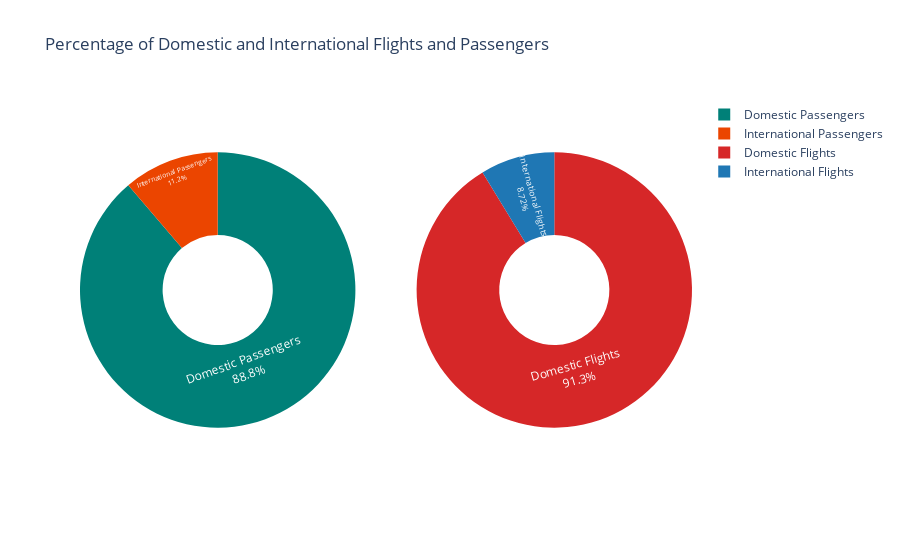

The notebook cell this image was saved under:
### Code cell
labels_p, labels_f = ['Domestic Passengers', 'International Passengers'], ['Domestic Flights', 'International Flights']
colors_p, colors_f = ['rgb(0, 128, 120)', 'rgb(235, 69, 0)'], ['rgb(214, 39, 40)', 'rgb(31, 119, 180)']

dom_pass = (busy_airports['Domestic Passengers'] + busy_airports['Domestic Passengers']).sum()

intl_pass = (busy_airports['International Passengers'] + busy_airports['International Passengers']).sum()

dom_flight = (busy_airports['Domestic Flights'] + busy_airports['Domestic Flights']).sum()

intl_flight = (busy_airports['International Flights'] + busy_airports['International Flights']).sum()

size_p, size_f = [dom_pass, intl_pass], [dom_flight, intl_flight]


fig = make_subplots(rows=1, cols=2, specs=[[{'type': 'domain'}, {'type': 'domain'}]])

# Add traces for the donut charts
fig.add_trace(go.Pie(labels=labels_p, values=size_p, name=""),
              1, 1)

fig.add_trace(go.Pie(labels=labels_f, values=size_f, name=""),
              1, 2)

# Update traces and layout
fig.update_traces(hole=0.4, hoverinfo="label+percent+name", marker=dict(colors=colors_p), col=1)
fig.update_traces(hole=0.4, hoverinfo="label+percent+name", marker=dict(colors=colors_f), col=2)

title = "Percentage of Domestic and International Flights and Passengers"

fig.update_layout(
    title_text=title,
    annotations=[
        dict(text='', x=0.18, y=0.5, font_size=20, showarrow=False),
        dict(text='', x=0.82, y=0.5, font_size=20, showarrow=False)
    ]
)

fig.update_traces(textposition='inside', textinfo='percent+label')
fig.show()

### Figure 1 — Plotly figure (JSON) as saved in the notebook; plotly's stock layout.template omitted (floating-point values rounded to 4 significant figures)
{"data": [{"domain": {"x": [0, 0.45], "y": [0, 1]}, "hole": 0.4, "hoverinfo": "label+percent+name", "labels": ["Domestic Passengers", "International Passengers"], "marker": {"colors": ["rgb(0, 128, 120)", "rgb(235, 69, 0)"]}, "name": "", "textinfo": "percent+label", "textposition": "inside", "type": "pie", "values": [4335934452, 549499944]}, {"domain": {"x": [0.55, 1], "y": [0, 1]}, "hole": 0.4, "hoverinfo": "label+percent+name", "labels": ["Domestic Flights", "International Flights"], "marker": {"colors": ["rgb(214, 39, 40)", "rgb(31, 119, 180)"]}, "name": "", "textinfo": "percent+label", "textposition": "inside", "type": "pie", "values": [45883052, 4384806]}], "layout": {"annotations": [{"font": {"size": 20}, "showarrow": false, "text": "", "x": 0.18, "y": 0.5}, {"font": {"size": 20}, "showarrow": false, "text": "", "x": 0.82, "y": 0.5}], "title": {"text": "Percentage of Domestic and International Flights and Passengers"}}}
